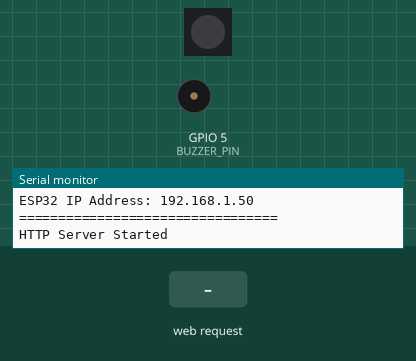
Simulated run of this program. Board: ESP32-S3. On the bench: 1 RGB LEDs in strip order, left to right, buzzer (waves = sounding, pin HIGH), the last lines printed to the serial monitor. The test bench sets the inputs (shaded band). WiFi joins after 1.5 s; servers stay silent unless stated; not simulated (calls return 0 or success): secrets.h.

Above: at 2.7 s.
2.8 s: HTTP request GET /green received
At 4.0 s:
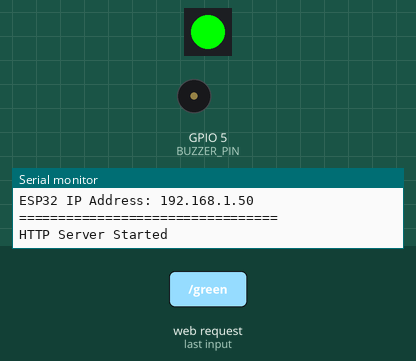
4.3 s: HTTP request GET /red received
At 5.4 s:
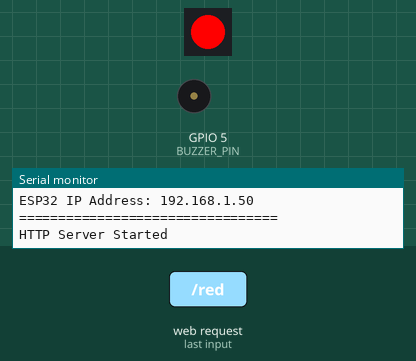
5.8 s: HTTP request GET /blue received
At 6.5 s:
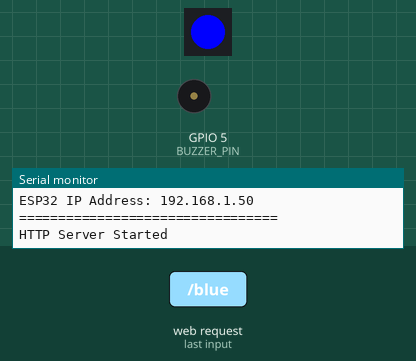
7.3 s: HTTP request GET /yellow received
At 7.7 s:
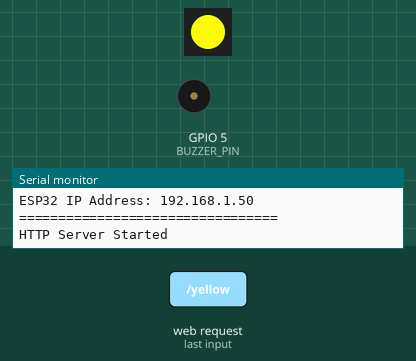
8.8 s: HTTP request GET /attendance-start received
At 9.6 s:
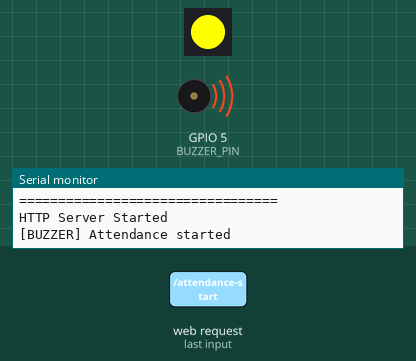
11.3 s: HTTP request GET /off received
At 11.9 s:
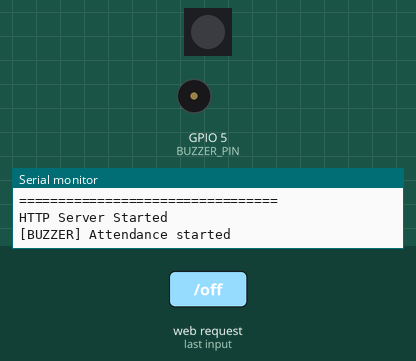
Timing chart, 0 to 13.8 s (numbered marks = the images above; inputs shaded):
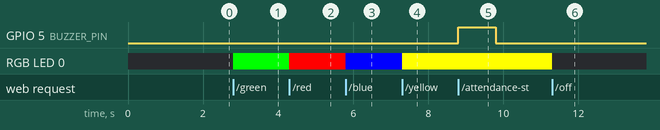

The program:

main.cpp
```cpp
#include <WiFi.h>
#include <WebServer.h>
#include <Adafruit_NeoPixel.h>
#include "secrets.h"
// ======================
// WiFi Credentials
// ======================
const char* ssid = WIFI_SSID;
const char* password = WIFI_PASSWORD;
// ======================
// RGB LED Configuration
// ======================
#define LED_PIN 48      // Built-in RGB LED pin for ESP32-S3 N16R8
#define NUMPIXELS 1

Adafruit_NeoPixel pixels(NUMPIXELS, LED_PIN, NEO_GRB + NEO_KHZ800);

// ======================
// Web Server
// ======================
WebServer server(80);
#define BUZZER_PIN 5

#define MQ_ANALOG_PIN 4
// ======================
// LED Functions
// ======================

void setGreen() {
  pixels.setPixelColor(0, pixels.Color(0, 255, 0));
  pixels.show();
  server.send(200, "text/plain", "GREEN");
}

void setRed() {
  pixels.setPixelColor(0, pixels.Color(255, 0, 0));
  pixels.show();
  server.send(200, "text/plain", "RED");
}

void setBlue() {
  pixels.setPixelColor(0, pixels.Color(0, 0, 255));
  pixels.show();
  server.send(200, "text/plain", "BLUE");
}

void setYellow() {
  pixels.setPixelColor(0, pixels.Color(255, 255, 0));
  pixels.show();
  server.send(200, "text/plain", "YELLOW");
}

void turnOff() {
  pixels.clear();
  pixels.show();
  server.send(200, "text/plain", "OFF");

}

void attendanceStartBeep() {

  Serial.println(
    "[BUZZER] Attendance started"
  );

  // One long beep
  digitalWrite(
    BUZZER_PIN,
    HIGH
  );

  delay(1000);

  digitalWrite(
    BUZZER_PIN,
    LOW
  );

  server.send(
    200,
    "text/plain",
    "Attendance start beep"
  );
}

void attendanceEndBeep() {

  Serial.println(
    "[BUZZER] Attendance completed"
  );

  // First short beep
  digitalWrite(
    BUZZER_PIN,
    HIGH
  );

  delay(200);

  digitalWrite(
    BUZZER_PIN,
    LOW
  );

  delay(150);

  // Second short beep
  digitalWrite(
    BUZZER_PIN,
    HIGH
  );

  delay(200);

  digitalWrite(
    BUZZER_PIN,
    LOW
  );

  server.send(
    200,
    "text/plain",
    "Attendance end beep"
  );
}

void getGasSensor() {

  const int sampleCount = 20;

  unsigned long total = 0;

  int minimumValue = 4095;
  int maximumValue = 0;


  for (
    int i = 0;
    i < sampleCount;
    i++
  ) {

    int sensorValue = analogRead(
      MQ_ANALOG_PIN
    );

    total += sensorValue;


    if (
      sensorValue < minimumValue
    ) {

      minimumValue = sensorValue;
    }


    if (
      sensorValue > maximumValue
    ) {

      maximumValue = sensorValue;
    }


    delay(10);
  }


  int averageValue = (
    total / sampleCount
  );


  unsigned long timestamp = millis();


  String json = "{";


  json += "\"sensor\":";
  json += "\"MQ-series analog prototype\"";


  json += ",\"raw_adc\":";
  json += String(
    averageValue
  );


  json += ",\"min_adc\":";
  json += String(
    minimumValue
  );


  json += ",\"max_adc\":";
  json += String(
    maximumValue
  );


  json += ",\"sample_count\":";
  json += String(
    sampleCount
  );


  json += ",\"timestamp_ms\":";
  json += String(
    timestamp
  );


  json += "}";


  Serial.print(
    "[MQ SENSOR] "
  );

  Serial.println(
    json
  );


  server.send(
    200,
    "application/json",
    json
  );
}

// ======================
// Setup
// ======================

void setup() {

  Serial.begin(115200);

  pixels.begin();
  pixels.clear();
  pixels.show();

  pinMode(
    BUZZER_PIN,
    OUTPUT
  );

  digitalWrite(
    BUZZER_PIN,
    LOW
  );

    pinMode(
    MQ_ANALOG_PIN,
    INPUT
  );


  analogReadResolution(
    12
  );


  Serial.println(
    "[MQ SENSOR] ADC initialized"
  );


  WiFi.mode(WIFI_STA);
  WiFi.begin(ssid, password);

  Serial.print("Connecting to WiFi");

  while (WiFi.status() != WL_CONNECTED) {
    delay(500);
    Serial.print(".");
  }

  Serial.println("\n");
  Serial.println("=================================");
  Serial.println("WiFi Connected!");
  Serial.print("ESP32 IP Address: ");
  Serial.println(WiFi.localIP());
  Serial.println("=================================");

  server.on("/green", setGreen);
  server.on("/red", setRed);
  server.on("/blue", setBlue);
  server.on("/yellow", setYellow);
  server.on("/off", turnOff);
  server.on(
    "/attendance-start",
    attendanceStartBeep
  );

  server.on(
    "/attendance-end",
    attendanceEndBeep
  );

  server.on(
    "/gas",
    getGasSensor
  );


  server.begin();

  Serial.println("HTTP Server Started");
}

void loop() {
  server.handleClient();
}
```

Measured:
- after the input at 2.8 s, RGB LED 0: off → RGB(0, 255, 0) at once
- after the input at 4.3 s, RGB LED 0: RGB(0, 255, 0) → RGB(255, 0, 0) at once
- after the input at 5.8 s, RGB LED 0: RGB(255, 0, 0) → RGB(0, 0, 255) at once
- after the input at 7.3 s, RGB LED 0: RGB(0, 0, 255) → RGB(255, 255, 0) at once
- after the input at 8.8 s, GPIO 5 (BUZZER_PIN): LOW → HIGH at once, → LOW 1.0 s later
- after the input at 11.3 s, RGB LED 0: RGB(255, 255, 0) → off at once
